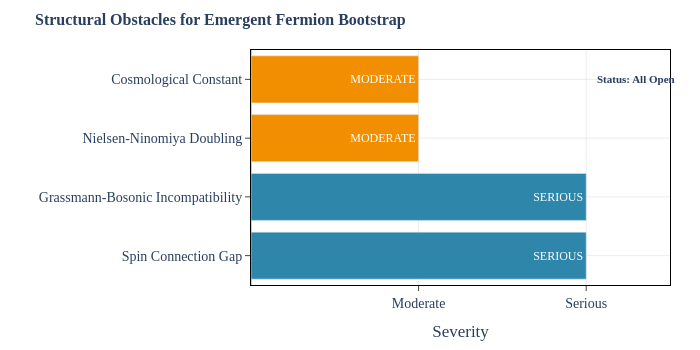

The notebook cell this image was saved under:
### Markdown cell above
## Step 4: Does It Work with Emergent Fermions?

The mechanism works perfectly with *fundamental* fermions. But our program requires it to work with *emergent* fermions from the lattice. Here we hit four roadblocks:

### Code cell
# viz-ref: fig_adw_structural_obstacles
from src.core.visualizations import fig_adw_structural_obstacles

fig_adw_structural_obstacles().show()

### Figure 1 — Plotly figure (JSON) as saved in the notebook; plotly's stock layout.template omitted (floating-point values rounded to 4 significant figures)
{"data": [{"marker": {"color": ["#2E86AB", "#2E86AB", "#F18F01", "#F18F01"]}, "orientation": "h", "text": ["SERIOUS", "SERIOUS", "MODERATE", "MODERATE"], "textfont": {"color": "white", "size": 12}, "textposition": "inside", "type": "bar", "x": [2, 2, 1, 1], "y": ["Spin Connection\nGap", "Grassmann-Bosonic\nIncompatibility", "Nielsen-Ninomiya\nDoubling", "Cosmological\nConstant"]}], "layout": {"annotations": [{"font": {"size": 11}, "showarrow": false, "text": "<b>Status: All Open</b>", "x": 2.3, "y": 3}], "font": {"family": "CMU Serif, Computer Modern, Times New Roman, serif", "size": 14}, "height": 350, "margin": {"b": 60, "l": 70, "r": 30, "t": 50}, "paper_bgcolor": "white", "plot_bgcolor": "white", "title": {"font": {"family": "CMU Serif, Computer Modern, Times New Roman, serif", "size": 16}, "text": "<b>Structural Obstacles for Emergent Fermion Bootstrap</b>"}, "width": 700, "xaxis": {"gridcolor": "rgba(0,0,0,0.08)", "linecolor": "black", "linewidth": 1, "mirror": true, "range": [0, 2.5], "showgrid": true, "showline": true, "ticks": "outside", "ticktext": ["Moderate", "Serious"], "tickvals": [1, 2], "title": {"text": "Severity"}, "zeroline": true, "zerolinecolor": "rgba(0,0,0,0.2)"}, "yaxis": {"gridcolor": "rgba(0,0,0,0.08)", "linecolor": "black", "linewidth": 1, "mirror": true, "showgrid": true, "showline": true, "ticks": "outside", "title": {"text": ""}, "zeroline": true, "zerolinecolor": "rgba(0,0,0,0.2)"}}}
